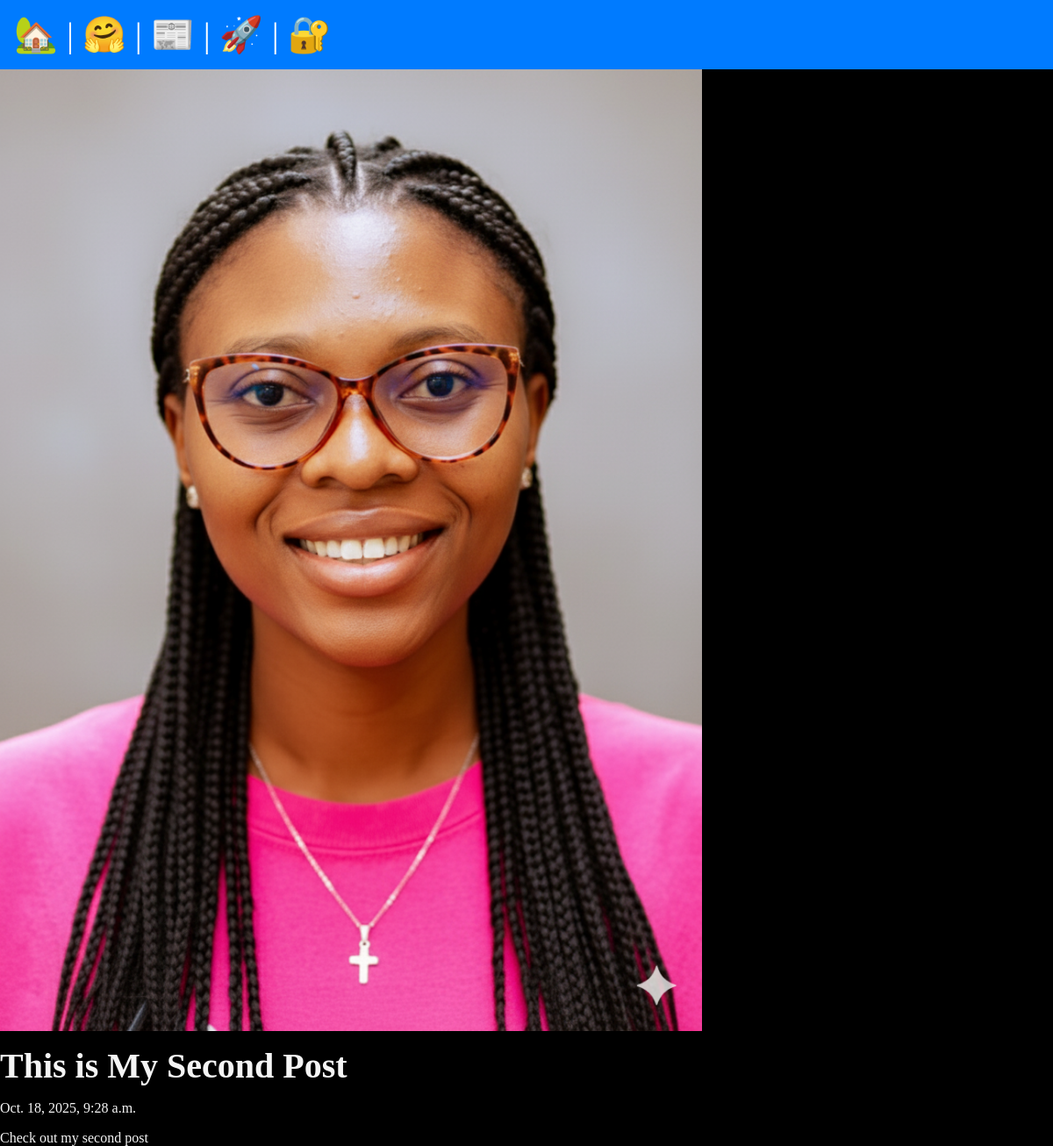
/posts/second_post, run on the app's committed database.
### posts/models.py (models this page shows, shortened)
class post(models.Model):
    title = models.CharField(max_length=75)
    body = models.TextField()
    slug = models.SlugField()
    date = models.DateTimeField(auto_now_add=True)
    banner = models.ImageField(default='fallback.png', blank=True)

### posts/views.py (the view)
# urls.py: path('<slug:slug>', views.post_page, name='page'),
def post_page(request, slug):
    Post = post.objects.get(slug=slug)
    return render(request, 'posts/post_page.html', {'post': Post})

### posts/templates/posts/post_page.html (shortened to what this page needs)
{% extends 'layout.html' %}
{% block content %}
<section>
    <img class="banner"
    src="{{post.banner.url}}"
    alt="{{post.title}}"
    />
    <h1>{{post.title}}</h1>
    <p>{{post.date}}</p>
    <p>{{post.body}}</p>
</section>
{% endblock %}
{% load static %}

### static/css/style.css (style rules this page uses)
* { margin: 0; padding: 0; box-sizing: border-box; }
body { min-height: 100vh; display: flex; flex-direction: column; font-size: 3rem; background-color: black; color: whitesmoke; flex-flow: column; }
section { display: flex; flex-flow: column; gap: 1rem; }
h1, h2 { font-size: 2.5rem; }
p { font-size: 1rem; }
.banner { display: block; width: 100%; max-width: 800px; }

### data on the page
post: banner (picture), title "This is My Second Post", date "Oct. 18, 2025, 9:28 a.m.", body "Check out my second post"
